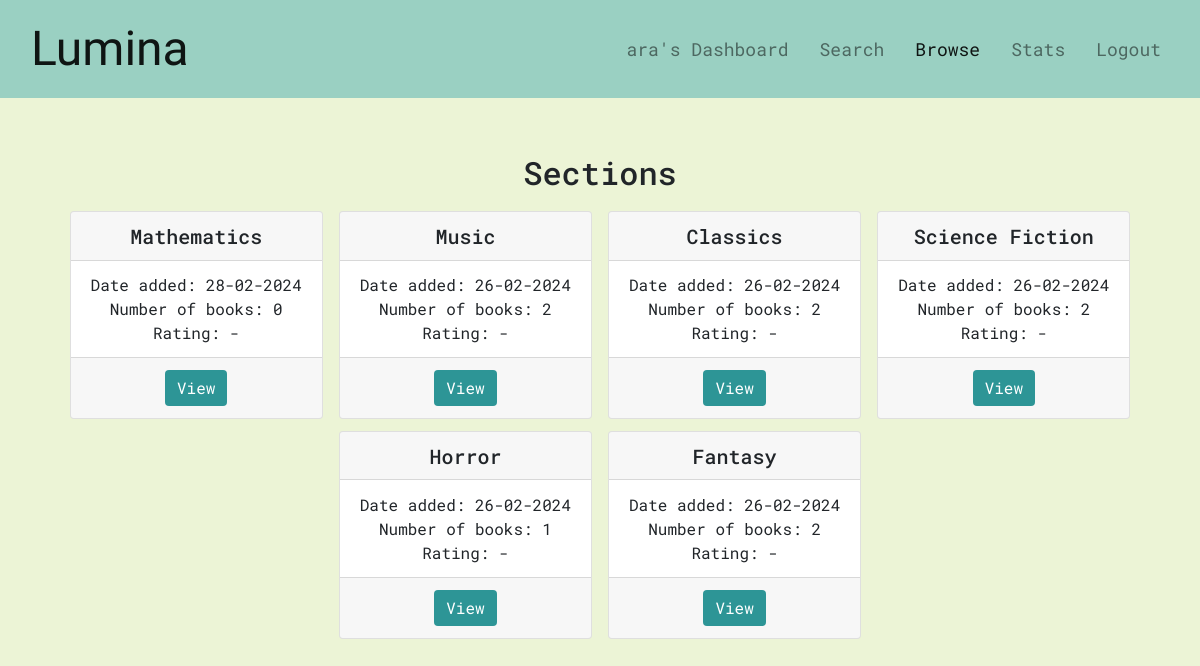
The page /browse (signed in) on the database as committed earlier.
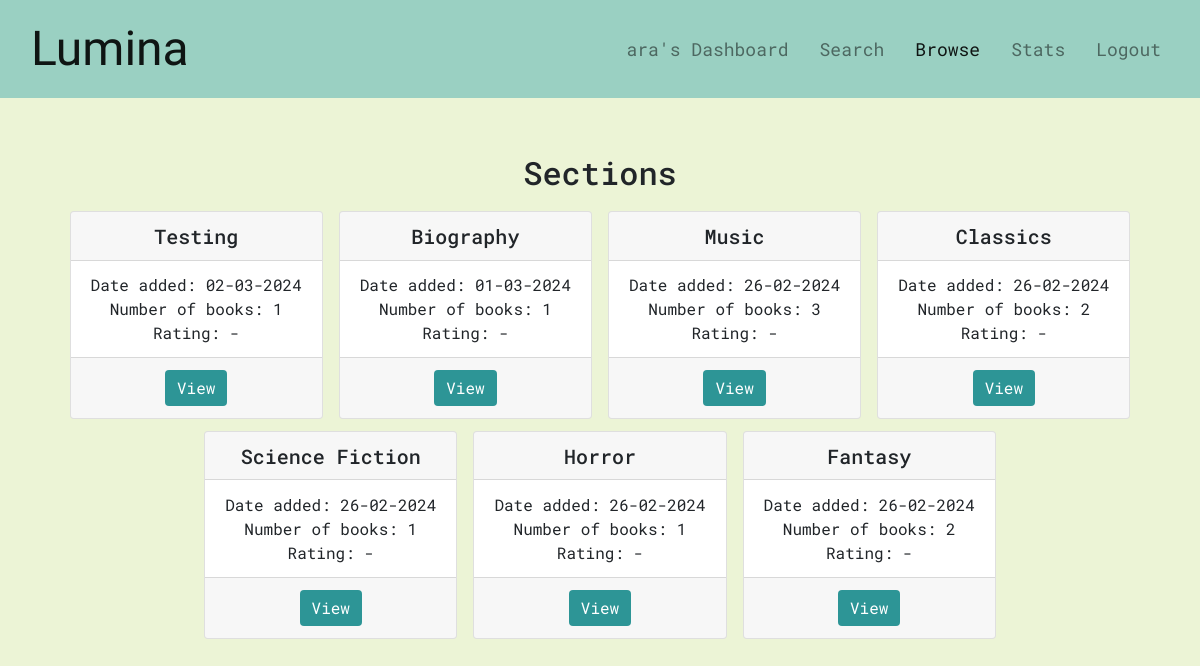
The same page on the database as committed later.
### application/models.py (models this page shows)
class Section(db.Model):
    __tablename__ = 'section'
    id = db.Column(db.Integer, primary_key=True)
    title = db.Column(db.String(255), nullable=False)
    date_created = db.Column(db.Date, default=db.func.current_date())
    description = db.Column(db.Text)
    avg_rating = db.Column(db.Float)
    books = db.relationship('Book', secondary=sections_books)

### application/controllers.py (the view)
@app.route("/browse")
def browse():
    if "user" in session:
        sections = db.session.query(Section).order_by(Section.id.desc()).all()
        return render_template('browse.html', title='Browse', user=session['user'], role=session['user_role'], sections=sections)
    else:
        return redirect("/")

### application/controllers.py (called while the page is built)
@app.before_request
def auto_return():
    book_requests = BookRequest.query.filter_by(issued=True, returned=False).all()
    if book_requests is None:
        return
    for book_request in book_requests:
        if datetime.datetime.now() > book_request.auto_return_timestamp:
            book_request.returned = True
            book = Book.query.filter_by(id=book_request.book_id).first()
            user = User.query.filter_by(id=book_request.user_id).first()
            user.quota -= 1
            book_request.date_returned = datetime.date.today()
            book_request.issued = False
            book.available = True
            db.session.commit()
    return

### templates/browse.html
{% extends "body.html" %}
{% block body %}
<div class="container mb-4">
    {% if sections%}
    <div class="mb-2">
        <h2 class="text-center" id="pagetitle">Sections</h2>
    </div>
    <div class="row justify-content-center mb-4">
        {% for section in sections %}
        {% set book_count = section.books|length %}
        <div class="card mx-2 section-card">
            <div>
                <div class="card-header text-center">
                    <h5 class="card-title">{{section.title}}</h5>
                </div>
            </div>
            <div class="card-body text-center">
                <p class="card-text">Date added: {{ section.date_created.strftime('%d-%m-%Y') }}</p>
                <p class="card-text">Number of books: {{book_count}}</p>
                {% if section.avg_rating == None%}
                <p class="card-text">Rating: -</p>
                {% else %}
                <p class="card-text">Rating: {{section.avg_rating}}</p>
                {% endif %}
            </div>
            <div class="card-footer d-flex justify-content-around">
                <a href="/section/{{section.id}}" class="btn btn-custom">View</a>
            </div>
        </div>
        {% endfor %}
    </div>
    {% endif %}
</div>
{% endblock %}

Rows that differ between the two databases and show on the page:
removed Section: title "Mathematics", date_created "28-02-2024", book_count "0", shows "Rating: -"
added Section: title "Testing", date_created "02-03-2024", book_count "1", shows "Rating: -"
added Section: title "Biography", date_created "01-03-2024", book_count "1", shows "Rating: -"
computed for Section "Music": book_count "2" → "3"
computed for Section "Science Fiction": book_count "2" → "1"
